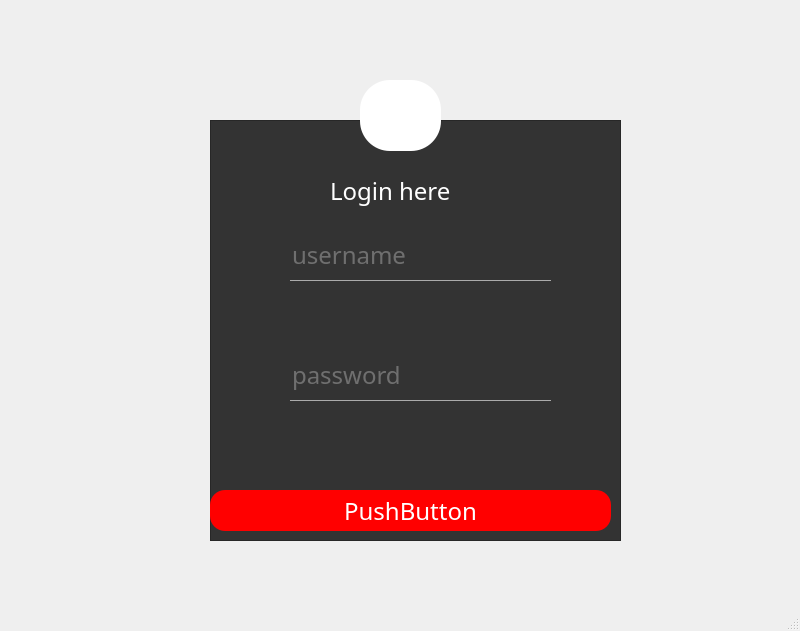
<?xml version="1.0" encoding="UTF-8"?>
<ui version="4.0">
 <class>MainWindow</class>
 <widget class="QMainWindow" name="MainWindow">
  <property name="geometry">
   <rect>
    <x>0</x>
    <y>0</y>
    <width>800</width>
    <height>631</height>
   </rect>
  </property>
  <property name="windowTitle">
   <string>MainWindow</string>
  </property>
  <property name="styleSheet">
   <string notr="true">*{

	font-family:century gothic;
	font-size:24px;
}
#centralwidget{
	
	background-image: url(:/newPrefix/log.jpg);
}
#MainWindow{
	background-image: url(:/newPrefix/log.jpg);
}
QFrame{
	background-color:#333
}

QPushButton{
	background:red;
	border-radius:60px
	
}

QToolButton{
	background:#FFF;
	border-radius:30px
	
}

QLabel{
	color:white;
}
QPushButton{
	color:#FFF;
	border-radius:15px
	
}
QPushButton:hover{
	color:#FFF;
	background-color: rgb(16, 36, 212);
}
QLineEdit{
	background:transparent;
	color:rgb(171, 171, 171);
	border:none;
	border-bottom: 1px solid rgb(171, 171, 171);


}
</string>
  </property>
  <property name="iconSize">
   <size>
    <width>10000</width>
    <height>10000</height>
   </size>
  </property>
  <widget class="QWidget" name="centralwidget">
   <widget class="QFrame" name="frame">
    <property name="geometry">
     <rect>
      <x>210</x>
      <y>120</y>
      <width>411</width>
      <height>421</height>
     </rect>
    </property>
    <property name="frameShape">
     <enum>QFrame::StyledPanel</enum>
    </property>
    <property name="frameShadow">
     <enum>QFrame::Raised</enum>
    </property>
    <widget class="QLabel" name="label">
     <property name="geometry">
      <rect>
       <x>120</x>
       <y>40</y>
       <width>161</width>
       <height>61</height>
      </rect>
     </property>
     <property name="text">
      <string>Login here</string>
     </property>
    </widget>
    <widget class="QPushButton" name="pushButton_2">
     <property name="geometry">
      <rect>
       <x>0</x>
       <y>370</y>
       <width>401</width>
       <height>41</height>
      </rect>
     </property>
     <property name="text">
      <string>PushButton</string>
     </property>
    </widget>
    <widget class="QLineEdit" name="lineEdit">
     <property name="geometry">
      <rect>
       <x>80</x>
       <y>110</y>
       <width>261</width>
       <height>51</height>
      </rect>
     </property>
     <property name="inputMask">
      <string/>
     </property>
     <property name="text">
      <string/>
     </property>
     <property name="placeholderText">
      <string>username</string>
     </property>
    </widget>
    <widget class="QLineEdit" name="lineEdit_2">
     <property name="geometry">
      <rect>
       <x>80</x>
       <y>230</y>
       <width>261</width>
       <height>51</height>
      </rect>
     </property>
     <property name="inputMask">
      <string/>
     </property>
     <property name="text">
      <string/>
     </property>
     <property name="echoMode">
      <enum>QLineEdit::Password</enum>
     </property>
     <property name="placeholderText">
      <string>password</string>
     </property>
    </widget>
   </widget>
   <widget class="QToolButton" name="toolButton">
    <property name="geometry">
     <rect>
      <x>360</x>
      <y>80</y>
      <width>81</width>
      <height>71</height>
     </rect>
    </property>
    <property name="text">
     <string/>
    </property>
    <property name="icon">
     <iconset>
      <normaloff>:/newPrefix/pic.jpg</normaloff>:/newPrefix/pic.jpg</iconset>
    </property>
    <property name="iconSize">
     <size>
      <width>128</width>
      <height>60</height>
     </size>
    </property>
   </widget>
  </widget>
  <widget class="QStatusBar" name="statusbar"/>
 </widget>
 <resources>
  <include location="images.qrc"/>
 </resources>
 <connections/>
</ui>
